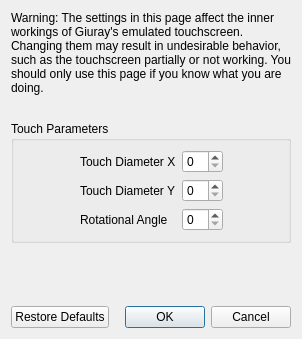
<?xml version="1.0" encoding="UTF-8"?>
<ui version="4.0">
 <class>ConfigureTouchscreenAdvanced</class>
 <widget class="QDialog" name="ConfigureTouchscreenAdvanced">
  <property name="geometry">
   <rect>
    <x>0</x>
    <y>0</y>
    <width>298</width>
    <height>339</height>
   </rect>
  </property>
  <property name="windowTitle">
   <string>Configure Touchscreen</string>
  </property>
  <layout class="QVBoxLayout" name="verticalLayout">
   <item>
    <widget class="QLabel" name="label_2">
     <property name="minimumSize">
      <size>
       <width>280</width>
       <height>0</height>
      </size>
     </property>
     <property name="text">
      <string>Warning: The settings in this page affect the inner workings of Giuray's emulated touchscreen. Changing them may result in undesirable behavior, such as the touchscreen partially or not working. You should only use this page if you know what you are doing.</string>
     </property>
     <property name="wordWrap">
      <bool>true</bool>
     </property>
    </widget>
   </item>
   <item>
    <spacer name="verticalSpacer_2">
     <property name="orientation">
      <enum>Qt::Vertical</enum>
     </property>
     <property name="sizeType">
      <enum>QSizePolicy::Fixed</enum>
     </property>
     <property name="sizeHint" stdset="0">
      <size>
       <width>20</width>
       <height>20</height>
      </size>
     </property>
    </spacer>
   </item>
   <item>
    <widget class="QGroupBox" name="gridGroupBox">
     <property name="title">
      <string>Touch Parameters</string>
     </property>
     <layout class="QGridLayout" name="gridLayout">
      <item row="0" column="0">
       <spacer name="horizontalSpacer">
        <property name="orientation">
         <enum>Qt::Horizontal</enum>
        </property>
        <property name="sizeHint" stdset="0">
         <size>
          <width>40</width>
          <height>20</height>
         </size>
        </property>
       </spacer>
      </item>
      <item row="1" column="1">
       <widget class="QLabel" name="label_4">
        <property name="text">
         <string>Touch Diameter Y</string>
        </property>
       </widget>
      </item>
      <item row="0" column="3">
       <spacer name="horizontalSpacer_2">
        <property name="orientation">
         <enum>Qt::Horizontal</enum>
        </property>
        <property name="sizeHint" stdset="0">
         <size>
          <width>40</width>
          <height>20</height>
         </size>
        </property>
       </spacer>
      </item>
      <item row="0" column="1">
       <widget class="QLabel" name="label_3">
        <property name="text">
         <string>Touch Diameter X</string>
        </property>
       </widget>
      </item>
      <item row="2" column="1">
       <widget class="QLabel" name="label_5">
        <property name="text">
         <string>Rotational Angle</string>
        </property>
       </widget>
      </item>
      <item row="0" column="2">
       <widget class="QSpinBox" name="diameter_x_box"/>
      </item>
      <item row="1" column="2">
       <widget class="QSpinBox" name="diameter_y_box"/>
      </item>
      <item row="2" column="2">
       <widget class="QSpinBox" name="angle_box"/>
      </item>
     </layout>
    </widget>
   </item>
   <item>
    <spacer name="verticalSpacer">
     <property name="orientation">
      <enum>Qt::Vertical</enum>
     </property>
     <property name="sizeHint" stdset="0">
      <size>
       <width>20</width>
       <height>40</height>
      </size>
     </property>
    </spacer>
   </item>
   <item>
    <layout class="QHBoxLayout" name="horizontalLayout">
     <item>
      <widget class="QPushButton" name="restore_defaults_button">
       <property name="text">
        <string>Restore Defaults</string>
       </property>
      </widget>
     </item>
     <item>
      <widget class="QDialogButtonBox" name="buttonBox">
       <property name="standardButtons">
        <set>QDialogButtonBox::Cancel|QDialogButtonBox::Ok</set>
       </property>
      </widget>
     </item>
    </layout>
   </item>
  </layout>
 </widget>
 <resources/>
 <connections>
  <connection>
   <sender>buttonBox</sender>
   <signal>accepted()</signal>
   <receiver>ConfigureTouchscreenAdvanced</receiver>
   <slot>accept()</slot>
  </connection>
  <connection>
   <sender>buttonBox</sender>
   <signal>rejected()</signal>
   <receiver>ConfigureTouchscreenAdvanced</receiver>
   <slot>reject()</slot>
   </connection>
 </connections>
</ui>
